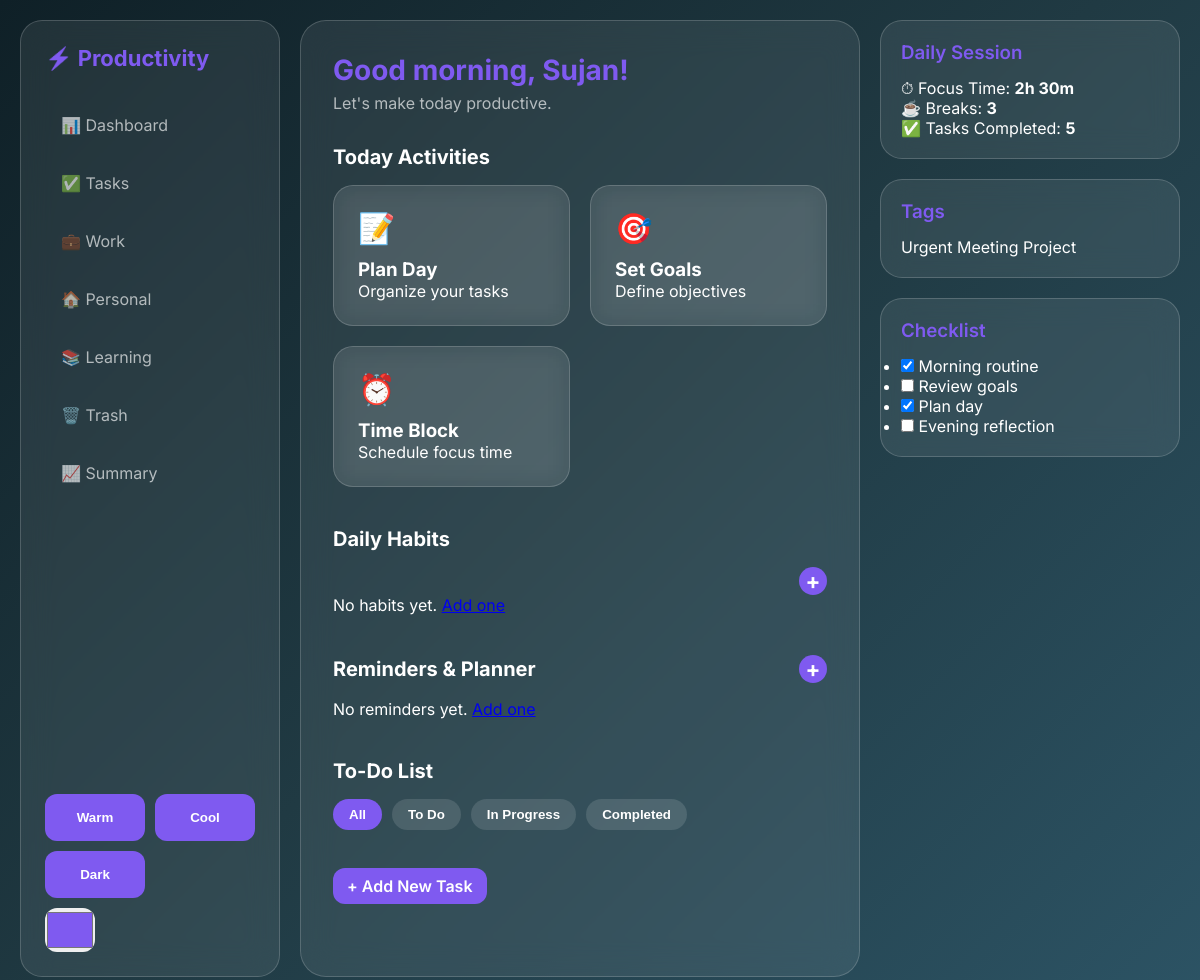
Before: / (signed in) with the older database file.
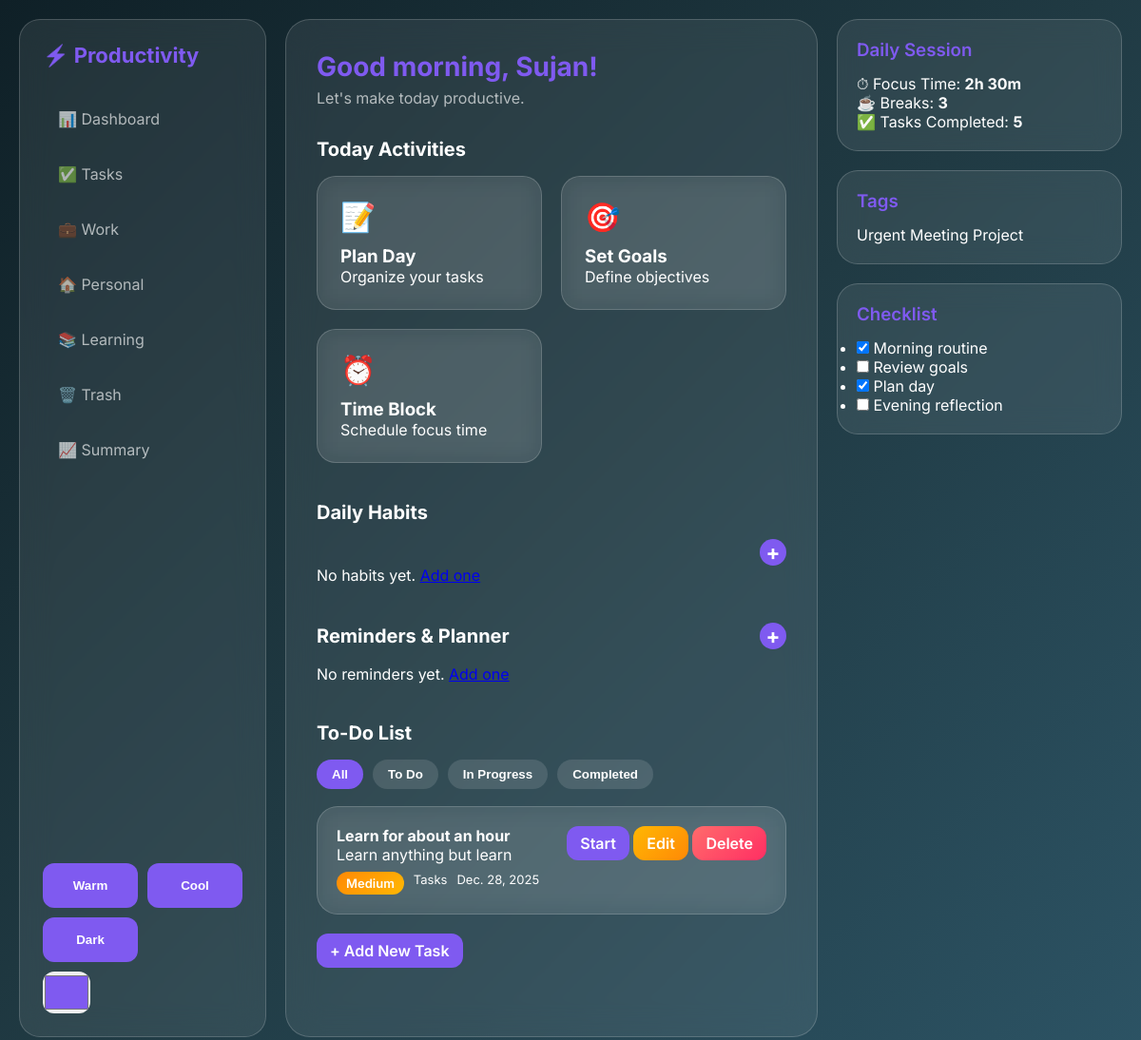
After: the same page with the newer database file.
### tasks/models.py (models this page shows, shortened)
class Task(models.Model):
    CATEGORY_CHOICES = [
        ('Tasks', 'Tasks'),
        ('Work', 'Work'),
        ('Personal', 'Personal'),
        ('Learning', 'Learning'),
        ('Trash', 'Trash'),
    ]
    STATUS_CHOICES = [
        ('To Do', 'To Do'),
        ('In Progress', 'In Progress'),
        ('Completed', 'Completed'),
    ]
    PRIORITY_CHOICES = [
        ('Low', 'Low'),
        ('Medium', 'Medium'),
        ('High', 'High'),
    ]
    user = models.ForeignKey(User, on_delete=models.CASCADE)
    title = models.CharField(max_length=200)
    description = models.TextField(blank=True, null=True)
    completed = models.BooleanField(default=False)
    priority = models.CharField(max_length=10, choices=PRIORITY_CHOICES, default='Medium')
    due_date = models.DateField(blank=True, null=True)
    created_at = models.DateTimeField(auto_now_add=True)
    category = models.CharField(max_length=20, choices=CATEGORY_CHOICES, default='Tasks')
    status = models.CharField(max_length=15, choices=STATUS_CHOICES, default='To Do')
    estimated_minutes = models.PositiveIntegerField(default=25)
    started_at = models.DateTimeField(blank=True, null=True)

### tasks/views.py (the view)
# urls.py: path('', views.TaskListView.as_view(), name='dashboard'),  # Dashboard opens TaskListView
class TaskListView(LoginRequiredMixin, ListView):
    model = Task
    template_name = 'tasks/task_list.html'
    context_object_name = 'tasks'
    def get_queryset(self):
        queryset = Task.objects.filter(user=self.request.user)
        query = self.request.GET.get('q')
        category = self.request.GET.get('category')
        if query:
            queryset = queryset.filter(Q(title__icontains=query))
        if category and category != 'all':
            queryset = queryset.filter(category=category)
        return queryset.order_by('-created_at')
    def get_context_data(self, **kwargs):
        context = super().get_context_data(**kwargs)
        context['habits'] = Habit.objects.filter(user=self.request.user)
        context['reminders'] = Reminder.objects.filter(user=self.request.user).order_by('time')
        context['current_category'] = self.request.GET.get('category', 'all')
        return context

### tasks/templates/tasks/task_list.html (shortened to what the changed rows need)
{% extends 'base.html' %}
{% block content %}
<div class="dashboard">
    <header class="dashboard-header">
        <h1>Good morning, {{ user.first_name|default:user.username }}!</h1>
    </header>
    <section class="today-activities">
        <h2>Today Activities</h2>
    </section>
    <section class="habits-section">
    <div class="section-header">
        <h2>Daily Habits</h2>
    </div>
    </section>
    <section class="reminders-section">
        <h2>Reminders & Planner <a href="{% url 'reminder_create' %}" class="add-link">+</a></h2>
    </section>
    <section class="todo-section">
        <h2>To-Do List</h2>
        <div class="todo-list">
            {% for task in tasks %}
            <div class="todo-item" data-status="{{ task.status }}">
                <div class="todo-content">
                    <h4>{{ task.title }}</h4>
                    {% if task.description %}<p>{{ task.description }}</p>{% endif %}
                    <div class="todo-meta">
                        <span class="priority {{ task.priority|lower }}">{{ task.priority }}</span>
                        <span class="category">{{ task.category }}</span>
                    {% if task.due_date %}<span class="due-date">{{ task.due_date }}</span>{% endif %}
                    </div>
                </div>
                <div class="todo-actions">
                    {% if task.status == 'To Do' %}
                        <a href="{% url 'toggle_complete' task.pk %}" class="btn btn-primary">Start</a>
                    {% elif task.status == 'In Progress' %}
                        <a href="{% url 'toggle_complete' task.pk %}" class="btn btn-success">Complete</a>
                    {% else %}
                        <a href="{% url 'toggle_complete' task.pk %}" class="btn btn-secondary">Reopen</a>
                    {% endif %}
                    <a href="{% url 'task_update' task.pk %}" class="btn btn-warning">Edit</a>
                    <a href="{% url 'task_delete' task.pk %}" class="btn btn-danger">Delete</a>
                </div>
            </div>
            {% endfor %}
        </div>
    </section>
</div>
{% endblock %}

Changed rows visible on the page:
added Task: title "Learn for about an hour", description "Learn anything but learn", priority "Medium", category "Tasks", due_date "Dec. 28, 2025", status "Start"
